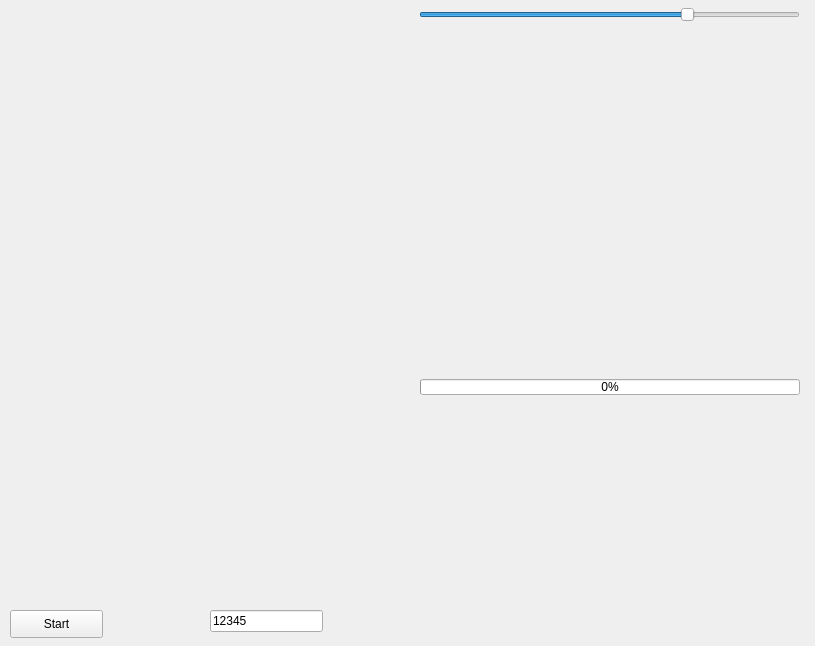
<?xml version="1.0" encoding="UTF-8"?>
<ui version="4.0">
 <class>MainWindow</class>
 <widget class="QMainWindow" name="MainWindow">
  <property name="geometry">
   <rect>
    <x>0</x>
    <y>0</y>
    <width>815</width>
    <height>646</height>
   </rect>
  </property>
  <property name="windowTitle">
   <string>MainWindow</string>
  </property>
  <widget class="QWidget" name="centralWidget">
   <widget class="QLineEdit" name="lineEdit">
    <property name="geometry">
     <rect>
      <x>210</x>
      <y>610</y>
      <width>113</width>
      <height>22</height>
     </rect>
    </property>
    <property name="toolTip">
     <string>Port</string>
    </property>
    <property name="text">
     <string>12345</string>
    </property>
   </widget>
   <widget class="QPushButton" name="pushButton">
    <property name="geometry">
     <rect>
      <x>10</x>
      <y>610</y>
      <width>93</width>
      <height>28</height>
     </rect>
    </property>
    <property name="text">
     <string>Start</string>
    </property>
   </widget>
   <widget class="QLabel" name="label">
    <property name="geometry">
     <rect>
      <x>10</x>
      <y>430</y>
      <width>431</width>
      <height>171</height>
     </rect>
    </property>
    <property name="text">
     <string/>
    </property>
   </widget>
   <widget class="QLabel" name="label_2">
    <property name="geometry">
     <rect>
      <x>380</x>
      <y>430</y>
      <width>431</width>
      <height>171</height>
     </rect>
    </property>
    <property name="text">
     <string/>
    </property>
   </widget>
   <widget class="QLabel" name="label_3">
    <property name="geometry">
     <rect>
      <x>410</x>
      <y>30</y>
      <width>400</width>
      <height>360</height>
     </rect>
    </property>
    <property name="text">
     <string/>
    </property>
   </widget>
   <widget class="QSlider" name="horizontalSlider">
    <property name="geometry">
     <rect>
      <x>419</x>
      <y>5</y>
      <width>381</width>
      <height>20</height>
     </rect>
    </property>
    <property name="minimum">
     <number>0</number>
    </property>
    <property name="maximum">
     <number>21</number>
    </property>
    <property name="value">
     <number>15</number>
    </property>
    <property name="orientation">
     <enum>Qt::Horizontal</enum>
    </property>
    <property name="invertedAppearance">
     <bool>false</bool>
    </property>
    <property name="invertedControls">
     <bool>false</bool>
    </property>
   </widget>
   <widget class="QProgressBar" name="progressBar">
    <property name="geometry">
     <rect>
      <x>420</x>
      <y>379</y>
      <width>380</width>
      <height>16</height>
     </rect>
    </property>
    <property name="value">
     <number>0</number>
    </property>
   </widget>
  </widget>
 </widget>
 <layoutdefault spacing="6" margin="11"/>
 <resources/>
 <connections/>
</ui>
